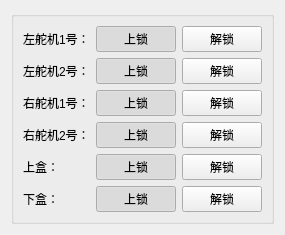
       <widget class="QWidget" name="tab">
        <attribute name="title">
         <string>舵机控制</string>
        </attribute>
        <layout class="QGridLayout" name="gridLayout_11">
         <item row="4" column="3">
          <widget class="QGroupBox" name="groupBox_11">
           <property name="enabled">
            <bool>true</bool>
           </property>
           <property name="title">
            <string/>
           </property>
           <layout class="QGridLayout" name="gridLayout_16">
            <item row="1" column="2">
             <widget class="QPushButton" name="leftduoji2open">
              <property name="text">
               <string>上锁</string>
              </property>
              <property name="checkable">
               <bool>true</bool>
              </property>
              <property name="checked">
               <bool>true</bool>
              </property>
             </widget>
            </item>
            <item row="1" column="0">
             <widget class="QLabel" name="label_52">
              <property name="sizePolicy">
               <sizepolicy hsizetype="Fixed" vsizetype="Fixed">
                <horstretch>0</horstretch>
                <verstretch>0</verstretch>
               </sizepolicy>
              </property>
              <property name="text">
               <string>左舵机2号：</string>
              </property>
             </widget>
            </item>
            <item row="0" column="3">
             <widget class="QPushButton" name="leftduoji1close">
              <property name="text">
               <string>解锁</string>
              </property>
              <property name="checkable">
               <bool>true</bool>
              </property>
              <property name="checked">
               <bool>false</bool>
              </property>
             </widget>
            </item>
            <item row="1" column="3">
             <widget class="QPushButton" name="leftduoji2close">
              <property name="text">
               <string>解锁</string>
              </property>
              <property name="checkable">
               <bool>true</bool>
              </property>
              <property name="checked">
               <bool>false</bool>
              </property>
             </widget>
            </item>
            <item row="2" column="2">
             <widget class="QPushButton" name="rightduoji1open">
              <property name="text">
               <string>上锁</string>
              </property>
              <property name="checkable">
               <bool>true</bool>
              </property>
              <property name="checked">
               <bool>true</bool>
              </property>
             </widget>
            </item>
            <item row="4" column="0">
             <widget class="QLabel" name="label_75">
              <property name="sizePolicy">
               <sizepolicy hsizetype="Fixed" vsizetype="Fixed">
                <horstretch>0</horstretch>
                <verstretch>0</verstretch>
               </sizepolicy>
              </property>
              <property name="text">
               <string>上盒：</string>
              </property>
             </widget>
            </item>
            <item row="2" column="0">
             <widget class="QLabel" name="label_57">
              <property name="sizePolicy">
               <sizepolicy hsizetype="Fixed" vsizetype="Fixed">
                <horstretch>0</horstretch>
                <verstretch>0</verstretch>
               </sizepolicy>
              </property>
              <property name="text">
               <string>右舵机1号：</string>
              </property>
             </widget>
            </item>
            <item row="0" column="2">
             <widget class="QPushButton" name="leftduoji1open">
              <property name="text">
               <string>上锁</string>
              </property>
              <property name="checkable">
               <bool>true</bool>
              </property>
              <property name="checked">
               <bool>true</bool>
              </property>
             </widget>
            </item>
            <item row="5" column="0">
             <widget class="QLabel" name="label_76">
              <property name="sizePolicy">
               <sizepolicy hsizetype="Fixed" vsizetype="Fixed">
                <horstretch>0</horstretch>
                <verstretch>0</verstretch>
               </sizepolicy>
              </property>
              <property name="text">
               <string>下盒：</string>
              </property>
             </widget>
            </item>
            <item row="4" column="2">
             <widget class="QPushButton" name="upboxopen">
              <property name="text">
               <string>上锁</string>
              </property>
              <property name="checkable">
               <bool>true</bool>
              </property>
              <property name="checked">
               <bool>true</bool>
              </property>
             </widget>
            </item>
            <item row="3" column="3">
             <widget class="QPushButton" name="rightduoji2close">
              <property name="text">
               <string>解锁</string>
              </property>
              <property name="checkable">
               <bool>true</bool>
              </property>
              <property name="checked">
               <bool>false</bool>
              </property>
             </widget>
            </item>
            <item row="4" column="3">
             <widget class="QPushButton" name="upboxclose">
              <property name="text">
               <string>解锁</string>
              </property>
              <property name="checkable">
               <bool>true</bool>
              </property>
              <property name="checked">
               <bool>false</bool>
              </property>
             </widget>
            </item>
            <item row="5" column="2">
             <widget class="QPushButton" name="downboxopen">
              <property name="text">
               <string>上锁</string>
              </property>
              <property name="checkable">
               <bool>true</bool>
              </property>
              <property name="checked">
               <bool>true</bool>
              </property>
             </widget>
            </item>
            <item row="5" column="3">
             <widget class="QPushButton" name="downboxclose">
              <property name="text">
               <string>解锁</string>
              </property>
              <property name="checkable">
               <bool>true</bool>
              </property>
              <property name="checked">
               <bool>false</bool>
              </property>
             </widget>
            </item>
            <item row="2" column="3">
             <widget class="QPushButton" name="rightduoji1close">
              <property name="text">
               <string>解锁</string>
              </property>
              <property name="checkable">
               <bool>true</bool>
              </property>
              <property name="checked">
               <bool>false</bool>
              </property>
             </widget>
            </item>
            <item row="0" column="0">
             <widget class="QLabel" name="label_50">
              <property name="sizePolicy">
               <sizepolicy hsizetype="Fixed" vsizetype="Fixed">
                <horstretch>0</horstretch>
                <verstretch>0</verstretch>
               </sizepolicy>
              </property>
              <property name="text">
               <string>左舵机1号：</string>
              </property>
             </widget>
            </item>
            <item row="3" column="2">
             <widget class="QPushButton" name="rightduoji2open">
              <property name="text">
               <string>上锁</string>
              </property>
              <property name="checkable">
               <bool>true</bool>
              </property>
              <property name="checked">
               <bool>true</bool>
              </property>
             </widget>
            </item>
            <item row="3" column="0">
             <widget class="QLabel" name="label_56">
              <property name="sizePolicy">
               <sizepolicy hsizetype="Fixed" vsizetype="Fixed">
                <horstretch>0</horstretch>
                <verstretch>0</verstretch>
               </sizepolicy>
              </property>
              <property name="text">
               <string>右舵机2号：</string>
              </property>
             </widget>
            </item>
           </layout>
          </widget>
         </item>
        </layout>
       </widget>
